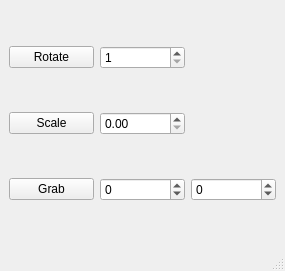
<?xml version="1.0" encoding="UTF-8"?>
<ui version="4.0">
 <class>MainWindow</class>
 <widget class="QMainWindow" name="MainWindow">
  <property name="geometry">
   <rect>
    <x>0</x>
    <y>0</y>
    <width>285</width>
    <height>271</height>
   </rect>
  </property>
  <property name="windowTitle">
   <string>MainWindow</string>
  </property>
  <widget class="QWidget" name="centralwidget">
   <layout class="QGridLayout" name="gridLayout">
    <item row="0" column="1">
     <widget class="QSpinBox" name="spinBox">
      <property name="minimum">
       <number>1</number>
      </property>
      <property name="maximum">
       <number>90</number>
      </property>
     </widget>
    </item>
    <item row="0" column="0">
     <widget class="QPushButton" name="pushButton">
      <property name="text">
       <string>Rotate</string>
      </property>
     </widget>
    </item>
    <item row="1" column="0">
     <widget class="QPushButton" name="pushButton_2">
      <property name="text">
       <string>Scale</string>
      </property>
     </widget>
    </item>
    <item row="2" column="0">
     <widget class="QPushButton" name="pushButton_3">
      <property name="text">
       <string>Grab</string>
      </property>
     </widget>
    </item>
    <item row="2" column="1">
     <widget class="QSpinBox" name="spinBox_3">
      <property name="minimum">
       <number>-10</number>
      </property>
      <property name="maximum">
       <number>10</number>
      </property>
     </widget>
    </item>
    <item row="2" column="2">
     <widget class="QSpinBox" name="spinBox_4">
      <property name="minimum">
       <number>-10</number>
      </property>
      <property name="maximum">
       <number>10</number>
      </property>
     </widget>
    </item>
    <item row="1" column="1">
     <widget class="QDoubleSpinBox" name="doubleSpinBox">
      <property name="maximum">
       <double>10.000000000000000</double>
      </property>
     </widget>
    </item>
   </layout>
  </widget>
  <widget class="QMenuBar" name="menubar">
   <property name="geometry">
    <rect>
     <x>0</x>
     <y>0</y>
     <width>285</width>
     <height>25</height>
    </rect>
   </property>
  </widget>
  <widget class="QStatusBar" name="statusbar"/>
 </widget>
 <resources/>
 <connections/>
</ui>
